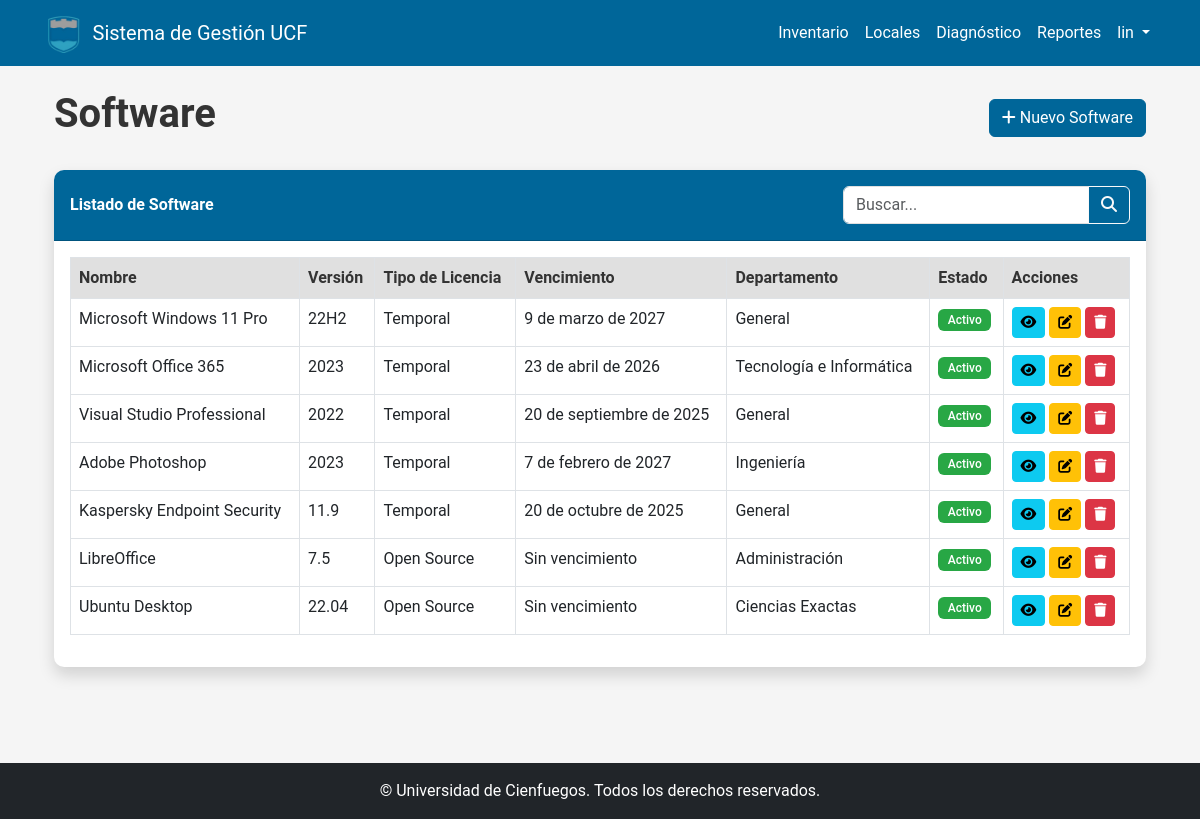
Screenshot of /inventario/software/ (signed in) with the database file from the repository.
### inventario/models.py (models this page shows, shortened)
class Software(models.Model):
    TIPO_LICENCIA_CHOICES = [
        ('perpetua', 'Perpetua'),
        ('temporal', 'Temporal'),
        ('open_source', 'Open Source'),
        ('freeware', 'Freeware'),
    ]
    activo = models.OneToOneField(
        Activo, on_delete=models.CASCADE, primary_key=True)
    version = models.CharField(max_length=50)
    tipo_licencia = models.CharField(
        max_length=20, choices=TIPO_LICENCIA_CHOICES)
    clave_activacion = models.CharField(max_length=200, blank=True, null=True)
    fecha_vencimiento = models.DateField(blank=True, null=True)
    numero_licencias = models.IntegerField(default=1)
    class Meta:
        verbose_name = "Software"
        verbose_name_plural = "Software"

class Activo(models.Model):
    TIPO_CHOICES = [
        ('hardware', 'Hardware'),
        ('software', 'Software'),
    ]
    ESTADO_CHOICES = [
        ('activo', 'Activo'),
        ('en_mantenimiento', 'En Mantenimiento'),
        ('obsoleto', 'Obsoleto'),
        ('baja', 'De Baja'),
    ]
    tipo = models.CharField(max_length=20, choices=TIPO_CHOICES)
    nombre = models.CharField(max_length=200)
    descripcion = models.TextField(blank=True, null=True)
    fecha_adquisicion = models.DateField()
    valor_adquisicion = models.DecimalField(max_digits=10, decimal_places=2)
    estado = models.CharField(
        max_length=20, choices=ESTADO_CHOICES, default='activo')
    departamento = models.ForeignKey(
        Departamento, on_delete=models.CASCADE, related_name='activos')
    ubicacion = models.CharField(max_length=100, blank=True, null=True)
    imagen = models.ImageField(upload_to='activos/', blank=True, null=True)
    fecha_baja = models.DateField(blank=True, null=True)
    motivo_baja = models.TextField(blank=True, null=True)
    fecha_creacion = models.DateTimeField(auto_now_add=True)
    fecha_actualizacion = models.DateTimeField(auto_now=True)
    creado_por = models.ForeignKey(
        User, on_delete=models.SET_NULL, null=True, related_name='activos_creados')
    actualizado_por = models.ForeignKey(
        User, on_delete=models.SET_NULL, null=True, related_name='activos_actualizados')
    class Meta:
        verbose_name = "Activo"
        verbose_name_plural = "Activos"
        ordering = ['-fecha_adquisicion']

### usuarios/models.py (models this page shows, shortened)
class Departamento(models.Model):
    nombre = models.CharField(max_length=100)
    descripcion = models.TextField(blank=True, null=True)
    ubicacion = models.CharField(max_length=100, blank=True, null=True)
    responsable = models.ForeignKey(
        User, on_delete=models.SET_NULL, null=True, related_name='departamentos_a_cargo')
    class Meta:
        verbose_name = "Departamento"
        verbose_name_plural = "Departamentos"

### inventario/views.py (the view, shortened to what this page needs)
# urls.py: path('software/', views.software_list, name='software_list'),
@login_required
def software_list(request):
    software_list = Software.objects.all().select_related(
        'activo', 'activo__departamento')
    search = request.GET.get('search', '')
    departamento = request.GET.get('departamento', '')
    estado = request.GET.get('estado', '')
    if departamento:
        software_list = software_list.filter(
            activo__departamento_id=departamento)
    if estado:
        software_list = software_list.filter(activo__estado=estado)
    return render(request, 'inventario/software_list.html', {
        'software_list': software_list,
        'search': search,
        'departamento': departamento,
        'estado': estado
    })

### templates/inventario/software_list.html (shortened to what this page needs)
{% extends 'base/base.html' %}
{% block content %}
<div class="container">
    <div class="d-flex justify-content-between align-items-center mb-4">
        <h1>Software</h1>
        <a href="{% url 'software_new' %}" class="btn btn-primary">
            <i class="fas fa-plus"></i> Nuevo Software
        </a>
    </div>
    <div class="card shadow mb-4">
        <div class="card-header py-3 d-flex flex-wrap justify-content-between align-items-center">
            <h6 class="m-0 font-weight-bold text-white">Listado de Software</h6>
            <form method="get" class="d-flex mt-2 mt-md-0">
                <div class="input-group">
                    <input type="text" class="form-control" placeholder="Buscar..." name="search" value="{{ search }}">
                    <button class="btn btn-outline-light" type="submit">
                        <i class="fas fa-search"></i>
                    </button>
                </div>
            </form>
        </div>
        <div class="card-body">
            <div class="table-responsive">
                <table class="table table-bordered table-hover" width="100%" cellspacing="0">
                    <thead>
                        <tr>
                            <th>Nombre</th>
                            <th>Versión</th>
                            <th>Tipo de Licencia</th>
                            <th>Vencimiento</th>
                            <th>Departamento</th>
                            <th>Estado</th>
                            <th>Acciones</th>
                        </tr>
                    </thead>
                    <tbody>
                        {% if software_list %}
                            {% for software in software_list %}
                                <tr>
                                    <td>{{ software.activo.nombre }}</td>
                                    <td>{{ software.version }}</td>
                                    <td>{{ software.get_tipo_licencia_display }}</td>
                                    <td>{{ software.fecha_vencimiento|default:"Sin vencimiento" }}</td>
                                    <td>{{ software.activo.departamento.nombre }}</td>
                                    <td>
                                        {% if software.activo.estado == 'activo' %}
                                            <span class="badge bg-success">Activo</span>
                                        {% elif software.activo.estado == 'en_mantenimiento' %}
                                            <span class="badge bg-warning">En Mantenimiento</span>
                                        {% elif software.activo.estado == 'obsoleto' %}
                                            <span class="badge bg-danger">Obsoleto</span>
                                        {% elif software.activo.estado == 'baja' %}
                                            <span class="badge bg-secondary">De Baja</span>
                                        {% endif %}
                                    </td>
                                    <td>
                                        <a href="{% url 'software_detail' pk=software.activo.id %}" class="btn btn-sm btn-info">
                                            <i class="fas fa-eye"></i>
                                        </a>
                                        <a href="{% url 'software_edit' pk=software.activo.id %}" class="btn btn-sm btn-warning">
                                            <i class="fas fa-edit"></i>
                                        </a>
                                        <a href="{% url 'software_delete' pk=software.activo.id %}" class="btn btn-sm btn-danger">
                                            <i class="fas fa-trash"></i>
                                        </a>
                                    </td>
                                </tr>
                            {% endfor %}
                        {% else %}
                            <tr>
                                <td colspan="7" class="text-center">No hay registros disponibles</td>
                            </tr>
                        {% endif %}
                    </tbody>
                </table>
            </div>
        </div>
    </div>
</div>
{% endblock %}

### templates/base/base.html (shortened to what this page needs)
<!DOCTYPE html>
<html lang="es">
<head>
    <link href="https://cdn.jsdelivr.net/npm/bootstrap@5.3.0-alpha1/dist/css/bootstrap.min.css" rel="stylesheet">
    <link rel="stylesheet" href="/static/css/main.css">
</head>
<body>
    <header>
        <nav class="navbar navbar-expand-lg navbar-dark bg-primary">
            <div class="container">
                <a class="navbar-brand d-flex align-items-center" href="/">
                    <img src="/static/img/logo_ucf.png" alt="Logo UCF" height="40" class="me-2">
                    <span>Sistema de Gestión UCF</span>
                </a>
                <div class="collapse navbar-collapse" id="navbarNav">
                    <ul class="navbar-nav ms-auto">
                        {% if user.is_authenticated %}
                            <li class="nav-item">
                                <a class="nav-link" href="/inventario/">Inventario</a>
                            </li>
                            <li class="nav-item">
                                <a class="nav-link" href="/locales/">Locales</a>
                            </li>
                            <li class="nav-item">
                                <a class="nav-link" href="/diagnostico/">Diagnóstico</a>
                            </li>
                            <li class="nav-item">
                                <a class="nav-link" href="/reportes/">Reportes</a>
                            </li>
                            <li class="nav-item dropdown">
                                <a class="nav-link dropdown-toggle" href="#" id="navbarDropdown" role="button" data-bs-toggle="dropdown">
                                    {{ user.username }}
                                </a>
                            </li>
                        {% else %}
                            <li class="nav-item">
                            </li>
                        {% endif %}
                    </ul>
                </div>
            </div>
        </nav>
    </header>
    <main class="container py-4">
        {% block content %}{% endblock %}
    </main>
    <footer class="bg-dark text-white mt-5 py-3">
        <div class="container text-center">
            <p class="mb-0">© {{ current_year }} Universidad de Cienfuegos. Todos los derechos reservados.</p>
        </div>
    </footer>
</body>
</html>

### static/css/main.css (style rules this page uses)
:root { --primary: #006699; --secondary: #3399CC; --tertiary: #48A5C6; --light: #F5F5F5; --dark: #333333; --gray: #666666; --white: #FFFFFF; --light-gray: #E0E0E0; }
body { font-family: 'Roboto', 'Segoe UI', 'Arial', sans-serif; color: var(--dark); background-color: var(--light); min-height: 100vh; display: flex; flex-direction: column; }
main { flex-grow: 1; }
h1, h2, h3, h4, h5, h6 { color: var(--dark); font-weight: 600; }
p, li, td, th, input, select, textarea { color: var(--dark); }
a { color: var(--primary); text-decoration: none; transition: color 0.2s; }
.navbar-dark.bg-primary { background-color: var(--primary) !important; }
.navbar-dark .navbar-nav .nav-link { color: var(--white); }
.navbar-brand { color: var(--white) !important; }
.navbar-brand img { transition: transform 0.3s ease; }
.btn-primary { background-color: var(--primary); border-color: var(--primary); color: var(--white); }
.card { border: none; border-radius: 10px; box-shadow: 0 4px 6px rgba(0, 0, 0, 0.1); transition: transform 0.3s ease, box-shadow 0.3s ease; background-color: var(--white); }
.card-header { background-color: var(--primary); color: var(--white); border-radius: 10px 10px 0 0 !important; font-weight: 600; }
.card-header .m-0 { color: var(--white); }
.card-header h6, .card-header .text-primary, .card-header .m-0.font-weight-bold.text-primary { color: var(--white) !important; }
.table { color: var(--dark); }
.table thead th { background-color: var(--light-gray); color: var(--dark); font-weight: 600; }
.badge { font-weight: 500; padding: 0.4em 0.8em; }
.badge.bg-success { background-color: #28a745 !important; color: var(--white); }
.bg-primary { background-color: var(--primary) !important; color: var(--white) !important; }
.form-control, .form-select { color: var(--dark); border: 1px solid var(--light-gray); }
footer { background-color: var(--primary) !important; color: var(--white); }
footer p { color: var(--white); margin-bottom: 0; }

### rows the page displays
Software: activo.nombre "Microsoft Windows 11 Pro", version "22H2", tipo_licencia "Temporal", fecha_vencimiento "9 de marzo de 2027", activo.departamento.nombre "General", shows "Activo"
Software: activo.nombre "Microsoft Office 365", version "2023", tipo_licencia "Temporal", fecha_vencimiento "23 de abril de 2026", activo.departamento.nombre "Tecnología e Informática", shows "Activo"
Software: activo.nombre "Visual Studio Professional", version "2022", tipo_licencia "Temporal", fecha_vencimiento "20 de septiembre de 2025", activo.departamento.nombre "General", shows "Activo"
Software: activo.nombre "Adobe Photoshop", version "2023", tipo_licencia "Temporal", fecha_vencimiento "7 de febrero de 2027", activo.departamento.nombre "Ingeniería", shows "Activo"
Software: activo.nombre "Kaspersky Endpoint Security", version "11.9", tipo_licencia "Temporal", fecha_vencimiento "20 de octubre de 2025", activo.departamento.nombre "General", shows "Activo"
Software: activo.nombre "LibreOffice", version "7.5", tipo_licencia "Open Source", fecha_vencimiento "Sin vencimiento", activo.departamento.nombre "Administración", shows "Activo"
Software: activo.nombre "Ubuntu Desktop", version "22.04", tipo_licencia "Open Source", fecha_vencimiento "Sin vencimiento", activo.departamento.nombre "Ciencias Exactas", shows "Activo"

### other values shown
{{ user.username }} "lin"
